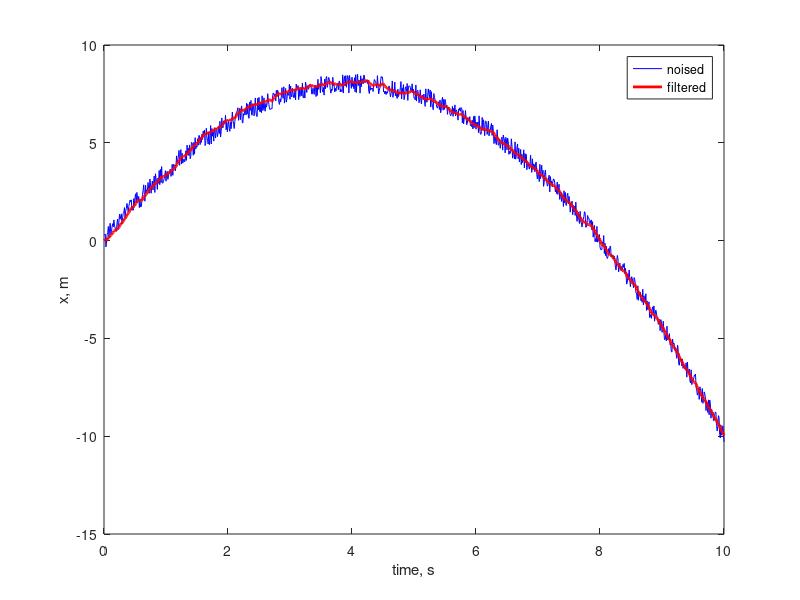

Here is the MATLAB script that generated this plot:
v0=4;
a=-1;
dt=0.01;
tm=10;
x=0;
v=v0;
xa=x;
va=v;
ta=0:dt:tm;
for t=ta(2:end)
    x=x+dt*v;
    v=v+dt*a;
    xa=[xa x];
    va=[va v];
end

xna=xa+1*(rand(size(xa))-0.5);

plot(ta,xna,'b-');

xc=[xa(1);
    0;
    0];

F=[1   dt   0;
   0   1    dt;
   0   0    1];

H=[1 0 0];

xca=xc;
nc=2;
k=0.1;
for t=ta(2:end)
    xc=F*xc;
    xc(1)=xc(1)-k*(xc(1)-xna(nc));
    xc(2)=xc(2)-k*(xc(1)-xna(nc));
    xc(3)=xc(3)-k*(xc(1)-xna(nc));
    xca=[xca xc];
    nc=nc+1;
end

hold on;
plot(ta,xca(1,:),'r-','linewidth',2);
xlabel('time, s');
ylabel('x, m');
legend('noised','filtered');
